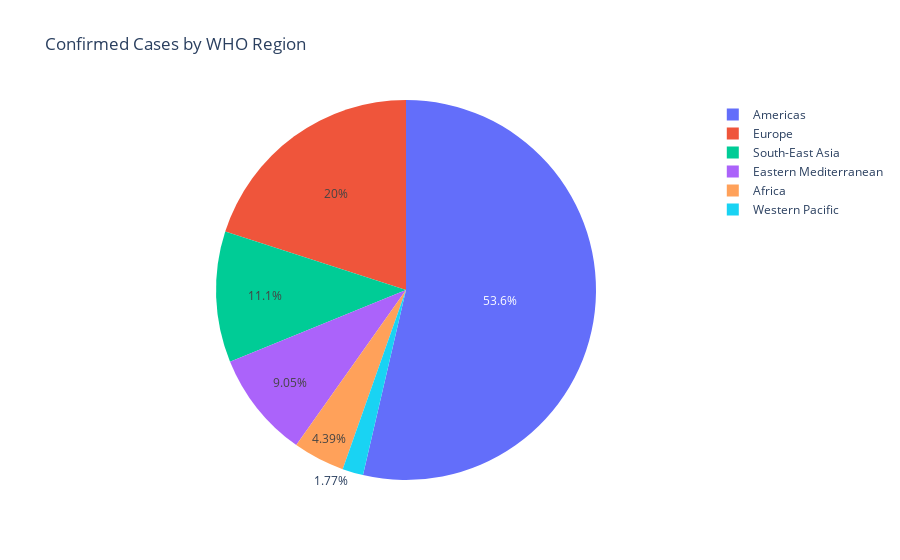

Notebook cell for this chart:
### Code cell
px.pie(df, names='WHO Region', values='Confirmed', title='Confirmed Cases by WHO Region')

### Figure 1 — Plotly figure (JSON) as saved in the notebook; plotly's stock layout.template omitted (floating-point values rounded to 4 significant figures; data arrays with more than 128 entries replaced by an {"elided": "..."} marker saying what was removed)
{"data": [{"domain": {"x": [0, 1], "y": [0, 1]}, "hovertemplate": "WHO Region=%{label}<br>Confirmed=%{value}<extra></extra>", "labels": {"elided": "187 str values"}, "legendgroup": "", "name": "", "showlegend": true, "type": "pie", "values": {"elided": "187 int values"}}], "layout": {"legend": {"tracegroupgap": 0}, "title": {"text": "Confirmed Cases by WHO Region"}}}
